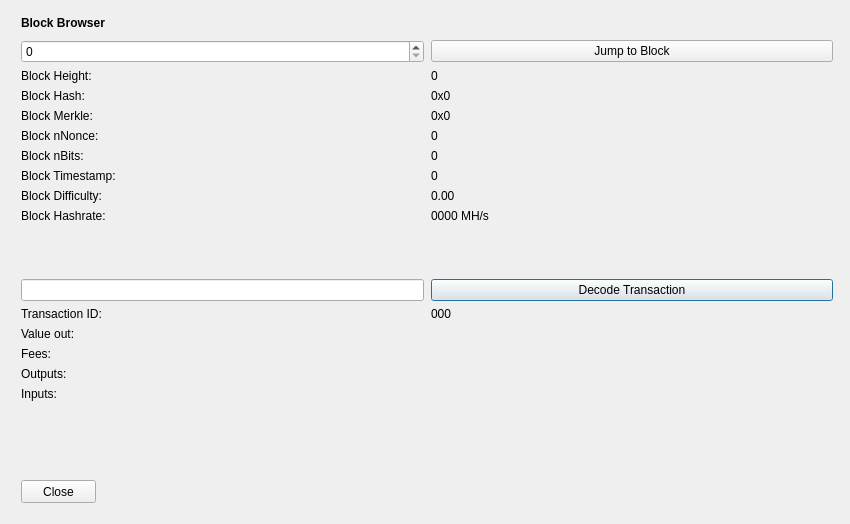
<?xml version="1.0" encoding="UTF-8"?>
<ui version="4.0">
 <class>BlockBrowser</class>
 <widget class="QDialog" name="BlockBrowser">
  <property name="windowModality">
   <enum>Qt::NonModal</enum>
  </property>
  <property name="enabled">
   <bool>true</bool>
  </property>
  <property name="geometry">
   <rect>
    <x>0</x>
    <y>0</y>
    <width>850</width>
    <height>524</height>
   </rect>
  </property>
  <property name="sizePolicy">
   <sizepolicy hsizetype="Preferred" vsizetype="Preferred">
    <horstretch>0</horstretch>
    <verstretch>0</verstretch>
   </sizepolicy>
  </property>
  <property name="minimumSize">
   <size>
    <width>0</width>
    <height>0</height>
   </size>
  </property>
  <property name="acceptDrops">
   <bool>false</bool>
  </property>
  <property name="windowTitle">
   <string>TEKcoin Block Browser</string>
  </property>
  <layout class="QGridLayout">
   <property name="sizeConstraint">
    <enum>QLayout::SetMaximumSize</enum>
   </property>
   <property name="leftMargin">
    <number>21</number>
   </property>
   <property name="topMargin">
    <number>10</number>
   </property>
   <property name="rightMargin">
    <number>10</number>
   </property>
   <item row="1" column="0">
    <widget class="QWidget" name="widget" native="true">
     <widget class="QWidget" name="layoutWidgetBE1">
      <property name="geometry">
       <rect>
        <x>0</x>
        <y>0</y>
        <width>822</width>
        <height>27</height>
       </rect>
      </property>
      <layout class="QHBoxLayout" name="horizontalLayoutBE">
       <property name="spacing">
        <number>7</number>
       </property>
       <item>
           <widget class="QLabel" name="labelBlockBroeser">
            <property name="sizePolicy">
             <sizepolicy hsizetype="Preferred" vsizetype="Maximum">
              <horstretch>0</horstretch>
              <verstretch>0</verstretch>
             </sizepolicy>
            </property>
            <property name="font">
             <font>
              <weight>75</weight>
              <bold>true</bold>
             </font>
            </property>
            <property name="styleSheet">
             <string notr="true">font-weight:bold;</string>
            </property>
            <property name="text">
             <string>Block Browser</string>
            </property>
           </widget>
       </item>
       <item>
        <spacer name="horizontalSpacerBE">
         <property name="orientation">
          <enum>Qt::Horizontal</enum>
         </property>
         <property name="sizeHint" stdset="0">
          <size>
           <width>40</width>
           <height>20</height>
          </size>
         </property>
        </spacer>
       </item>
      </layout>
     </widget>
     <widget class="QWidget" name="layoutWidgetBE2">
      <property name="geometry">
       <rect>
        <x>0</x>
        <y>30</y>
        <width>812</width>
        <height>410</height>
       </rect>
      </property>
      <layout class="QGridLayout" name="gridLayoutBE" rowstretch="0,0,0,0,0,0,0,0,0,0,0,0,0,0,0,0,0,0,0" columnstretch="0,0">
       <property name="sizeConstraint">
        <enum>QLayout::SetDefaultConstraint</enum>
       </property>
       <property name="horizontalSpacing">
        <number>7</number>
       </property>
       <item row="18" column="0">
        <spacer name="verticalSpacer">
         <property name="orientation">
          <enum>Qt::Vertical</enum>
         </property>
         <property name="sizeHint" stdset="0">
          <size>
           <width>20</width>
           <height>40</height>
          </size>
         </property>
        </spacer>
       </item>
       <item row="12" column="1">
        <widget class="QPushButton" name="txButton">
         <property name="text">
          <string>Decode Transaction</string>
         </property>
        </widget>
       </item>
       <item row="17" column="0">
        <widget class="QLabel" name="inputLabel">
         <property name="text">
          <string>Inputs:</string>
         </property>
         <property name="alignment">
          <set>Qt::AlignLeading|Qt::AlignLeft|Qt::AlignTop</set>
         </property>
        </widget>
       </item>
       <item row="10" column="1">
        <widget class="QLabel" name="hashRateBox">
         <property name="text">
          <string>0000 MH/s</string>
         </property>
         <property name="textInteractionFlags">
          <set>Qt::LinksAccessibleByMouse|Qt::TextSelectableByMouse</set>
         </property>
        </widget>
       </item>
       <item row="14" column="0">
        <widget class="QLabel" name="valueLabel">
         <property name="text">
          <string>Value out:</string>
         </property>
        </widget>
       </item>
       <item row="13" column="0">
        <widget class="QLabel" name="txLabel">
         <property name="text">
          <string>Transaction ID:</string>
         </property>
        </widget>
       </item>
       <item row="9" column="1">
        <widget class="QLabel" name="diffBox">
         <property name="text">
          <string>0.00</string>
         </property>
         <property name="textInteractionFlags">
          <set>Qt::LinksAccessibleByMouse|Qt::TextSelectableByMouse</set>
         </property>
        </widget>
       </item>
       <item row="13" column="1">
        <widget class="QLabel" name="txID">
         <property name="text">
          <string>000</string>
         </property>
         <property name="textInteractionFlags">
          <set>Qt::LinksAccessibleByMouse|Qt::TextSelectableByMouse</set>
         </property>
        </widget>
       </item>
       <item row="17" column="1">
        <widget class="QLabel" name="inputBox">
         <property name="text">
          <string/>
         </property>
         <property name="alignment">
          <set>Qt::AlignLeading|Qt::AlignLeft|Qt::AlignTop</set>
         </property>
         <property name="textInteractionFlags">
          <set>Qt::LinksAccessibleByMouse|Qt::TextSelectableByMouse</set>
         </property>
        </widget>
       </item>
       <item row="14" column="1">
        <widget class="QLabel" name="valueBox">
         <property name="text">
          <string/>
         </property>
         <property name="textInteractionFlags">
          <set>Qt::LinksAccessibleByMouse|Qt::TextSelectableByMouse</set>
         </property>
        </widget>
       </item>
       <item row="9" column="0">
        <widget class="QLabel" name="diffLabel">
         <property name="text">
          <string>Block Difficulty:</string>
         </property>
        </widget>
       </item>
       <item row="1" column="0">
        <widget class="QSpinBox" name="heightBox">
         <property name="sizePolicy">
          <sizepolicy hsizetype="Preferred" vsizetype="Fixed">
           <horstretch>0</horstretch>
           <verstretch>0</verstretch>
          </sizepolicy>
         </property>
         <property name="maximum">
          <number>99999999</number>
         </property>
        </widget>
       </item>
       <item row="3" column="0">
        <widget class="QLabel" name="heightLabelBE2">
         <property name="text">
          <string>Block Height:</string>
         </property>
        </widget>
       </item>
       <item row="8" column="1">
        <widget class="QLabel" name="timeBox">
         <property name="text">
          <string>0</string>
         </property>
         <property name="textInteractionFlags">
          <set>Qt::LinksAccessibleByMouse|Qt::TextSelectableByMouse</set>
         </property>
        </widget>
       </item>
       <item row="1" column="1">
        <widget class="QPushButton" name="blockButton">
         <property name="text">
          <string>Jump to Block</string>
         </property>
        </widget>
       </item>
       <item row="5" column="0">
        <widget class="QLabel" name="merkleLabel">
         <property name="text">
          <string>Block Merkle:</string>
         </property>
        </widget>
       </item>
       <item row="4" column="0">
        <widget class="QLabel" name="hashLabel">
         <property name="text">
          <string>Block Hash:</string>
         </property>
        </widget>
       </item>
       <item row="15" column="1">
        <widget class="QLabel" name="feesBox">
         <property name="text">
          <string/>
         </property>
         <property name="textInteractionFlags">
          <set>Qt::LinksAccessibleByMouse|Qt::TextSelectableByMouse</set>
         </property>
        </widget>
       </item>
       <item row="10" column="0">
        <widget class="QLabel" name="hashRateLabel">
         <property name="text">
          <string>Block Hashrate:</string>
         </property>
        </widget>
       </item>
       <item row="3" column="1">
        <widget class="QLabel" name="heightLabelBE1">
         <property name="text">
          <string>0</string>
         </property>
         <property name="textInteractionFlags">
          <set>Qt::LinksAccessibleByMouse|Qt::TextSelectableByMouse</set>
         </property>
        </widget>
       </item>
       <item row="15" column="0">
        <widget class="QLabel" name="feesLabel">
         <property name="text">
          <string>Fees:</string>
         </property>
        </widget>
       </item>
       <item row="7" column="0">
        <widget class="QLabel" name="bitsLabel">
         <property name="text">
          <string>Block nBits:</string>
         </property>
        </widget>
       </item>
       <item row="7" column="1">
        <widget class="QLabel" name="bitsBox">
         <property name="text">
          <string>0</string>
         </property>
         <property name="textInteractionFlags">
          <set>Qt::LinksAccessibleByMouse|Qt::TextSelectableByMouse</set>
         </property>
        </widget>
       </item>
       <item row="5" column="1">
        <widget class="QLabel" name="merkleBox">
         <property name="minimumSize">
          <size>
           <width>187</width>
           <height>0</height>
          </size>
         </property>
         <property name="text">
          <string>0x0</string>
         </property>
         <property name="textInteractionFlags">
          <set>Qt::LinksAccessibleByMouse|Qt::TextSelectableByMouse</set>
         </property>
        </widget>
       </item>
       <item row="16" column="0">
        <widget class="QLabel" name="outputLabel">
         <property name="text">
          <string>Outputs:</string>
         </property>
         <property name="alignment">
          <set>Qt::AlignLeading|Qt::AlignLeft|Qt::AlignTop</set>
         </property>
        </widget>
       </item>
       <item row="16" column="1">
        <widget class="QLabel" name="outputBox">
         <property name="text">
          <string/>
         </property>
         <property name="alignment">
          <set>Qt::AlignLeading|Qt::AlignLeft|Qt::AlignTop</set>
         </property>
         <property name="textInteractionFlags">
          <set>Qt::LinksAccessibleByMouse|Qt::TextSelectableByMouse</set>
         </property>
        </widget>
       </item>
       <item row="6" column="0">
        <widget class="QLabel" name="nonceLabel">
         <property name="text">
          <string>Block nNonce:</string>
         </property>
        </widget>
       </item>
       <item row="6" column="1">
        <widget class="QLabel" name="nonceBox">
         <property name="text">
          <string>0</string>
         </property>
         <property name="textInteractionFlags">
          <set>Qt::LinksAccessibleByMouse|Qt::TextSelectableByMouse</set>
         </property>
        </widget>
       </item>
       <item row="8" column="0">
        <widget class="QLabel" name="timeLabel">
         <property name="text">
          <string>Block Timestamp:</string>
         </property>
        </widget>
       </item>
       <item row="4" column="1">
        <widget class="QLabel" name="hashBox">
         <property name="enabled">
          <bool>true</bool>
         </property>
         <property name="sizePolicy">
          <sizepolicy hsizetype="Preferred" vsizetype="Preferred">
           <horstretch>0</horstretch>
           <verstretch>0</verstretch>
          </sizepolicy>
         </property>
         <property name="minimumSize">
          <size>
           <width>0</width>
           <height>0</height>
          </size>
         </property>
         <property name="text">
          <string>0x0</string>
         </property>
         <property name="textInteractionFlags">
          <set>Qt::LinksAccessibleByMouse|Qt::TextSelectableByMouse</set>
         </property>
        </widget>
       </item>
       <item row="12" column="0">
        <widget class="QLineEdit" name="txBox">
         <property name="sizePolicy">
          <sizepolicy hsizetype="Preferred" vsizetype="Fixed">
           <horstretch>0</horstretch>
           <verstretch>0</verstretch>
          </sizepolicy>
         </property>
         <property name="inputMask">
          <string comment="Transaction id" extracomment="Transaction id"/>
         </property>
         <property name="placeholderText">
          <string comment="Transaction ID" extracomment="Transaction ID"/>
         </property>
        </widget>
       </item>
       <item row="11" column="0">
        <spacer name="verticalSpacer_2">
         <property name="orientation">
          <enum>Qt::Vertical</enum>
         </property>
         <property name="sizeHint" stdset="0">
          <size>
           <width>20</width>
           <height>20</height>
          </size>
         </property>
        </spacer>
       </item>
      </layout>
     </widget>
     <widget class="QPushButton" name="closeButton">
      <property name="geometry">
       <rect>
        <x>0</x>
        <y>470</y>
        <width>75</width>
        <height>23</height>
       </rect>
      </property>
      <property name="text">
       <string>Close</string>
      </property>
     </widget>
    </widget>
   </item>
  </layout>
 </widget>
 <resources/>
 <connections/>
</ui>
